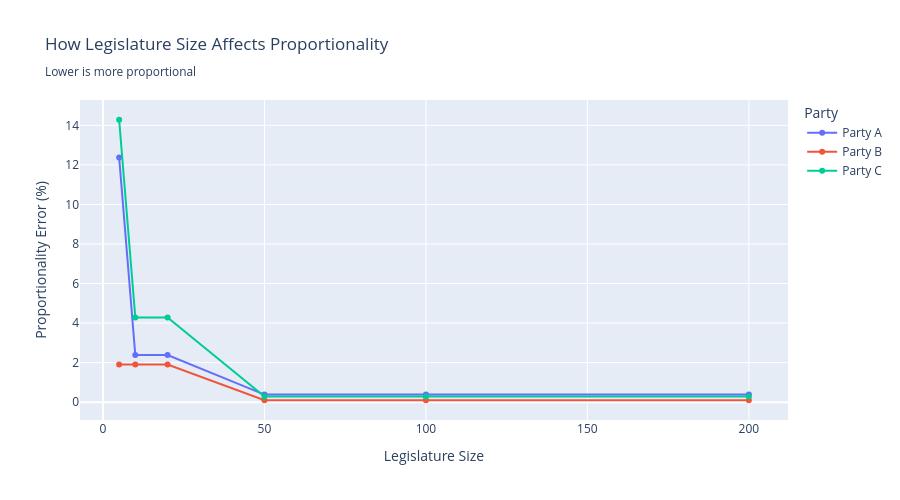

The code cell stored with this chart in its notebook:
### Markdown cell above
## Experiment: How Does Legislature Size Affect Proportionality?

One insight: **larger legislatures produce more proportional results**. Let's see this in action!

### Code cell
def compare_legislature_sizes():
    """Show how proportionality improves with more seats"""
    parties = ['Party A', 'Party B', 'Party C']
    votes = {'Party A': 100000, 'Party B': 80000, 'Party C': 30000}
    total_votes = sum(votes.values())
    
    legislature_sizes = [5, 10, 20, 50, 100, 200]
    results = []
    
    for size in legislature_sizes:
        dhondt = DHondt(parties=parties, votes=votes, total_seats=size)
        dhondt.dhondt()
        
        for party in parties:
            vote_pct = votes[party] / total_votes * 100
            seat_pct = dhondt._seat_allocation[party] / size * 100
            diff = abs(seat_pct - vote_pct)
            
            results.append({
                'Legislature Size': size,
                'Party': party,
                'Proportionality Error (%)': diff
            })
    
    df = pd.DataFrame(results)
    
    # Plot
    fig = px.line(
        df, 
        x='Legislature Size', 
        y='Proportionality Error (%)',
        color='Party',
        title='How Legislature Size Affects Proportionality<br><sub>Lower is more proportional</sub>',
        markers=True
    )
    
    fig.update_layout(height=500)
    display(fig)
    
    print("\n💡 Key Insight: With 5 seats, Party C gets 0% (vs 14.29% vote share = 14.29% error).")
    print("   With 200 seats, Party C gets 14% (vs 14.29% vote share = 0.29% error).")
    print("   This is why national parliaments have hundreds of seats!")

compare_legislature_sizes()

### Figure 1 — Plotly figure (JSON) as saved in the notebook; plotly's stock layout.template omitted (floating-point values rounded to 4 significant figures)
{"data": [{"hovertemplate": "Party=Party A<br>Legislature Size=%{x}<br>Proportionality Error (%)=%{y}<extra></extra>", "legendgroup": "Party A", "line": {"color": "#636efa", "dash": "solid"}, "marker": {"symbol": "circle"}, "mode": "lines+markers", "name": "Party A", "orientation": "v", "showlegend": true, "type": "scatter", "x": [5, 10, 20, 50, 100, 200], "xaxis": "x", "y": [12.38, 2.381, 2.381, 0.381, 0.381, 0.381], "yaxis": "y"}, {"hovertemplate": "Party=Party B<br>Legislature Size=%{x}<br>Proportionality Error (%)=%{y}<extra></extra>", "legendgroup": "Party B", "line": {"color": "#EF553B", "dash": "solid"}, "marker": {"symbol": "circle"}, "mode": "lines+markers", "name": "Party B", "orientation": "v", "showlegend": true, "type": "scatter", "x": [5, 10, 20, 50, 100, 200], "xaxis": "x", "y": [1.905, 1.905, 1.905, 0.09524, 0.09524, 0.09524], "yaxis": "y"}, {"hovertemplate": "Party=Party C<br>Legislature Size=%{x}<br>Proportionality Error (%)=%{y}<extra></extra>", "legendgroup": "Party C", "line": {"color": "#00cc96", "dash": "solid"}, "marker": {"symbol": "circle"}, "mode": "lines+markers", "name": "Party C", "orientation": "v", "showlegend": true, "type": "scatter", "x": [5, 10, 20, 50, 100, 200], "xaxis": "x", "y": [14.29, 4.286, 4.286, 0.2857, 0.2857, 0.2857], "yaxis": "y"}], "layout": {"height": 500, "legend": {"title": {"text": "Party"}, "tracegroupgap": 0}, "title": {"text": "How Legislature Size Affects Proportionality<br><sub>Lower is more proportional</sub>"}, "xaxis": {"anchor": "y", "domain": [0, 1], "title": {"text": "Legislature Size"}}, "yaxis": {"anchor": "x", "domain": [0, 1], "title": {"text": "Proportionality Error (%)"}}}}
